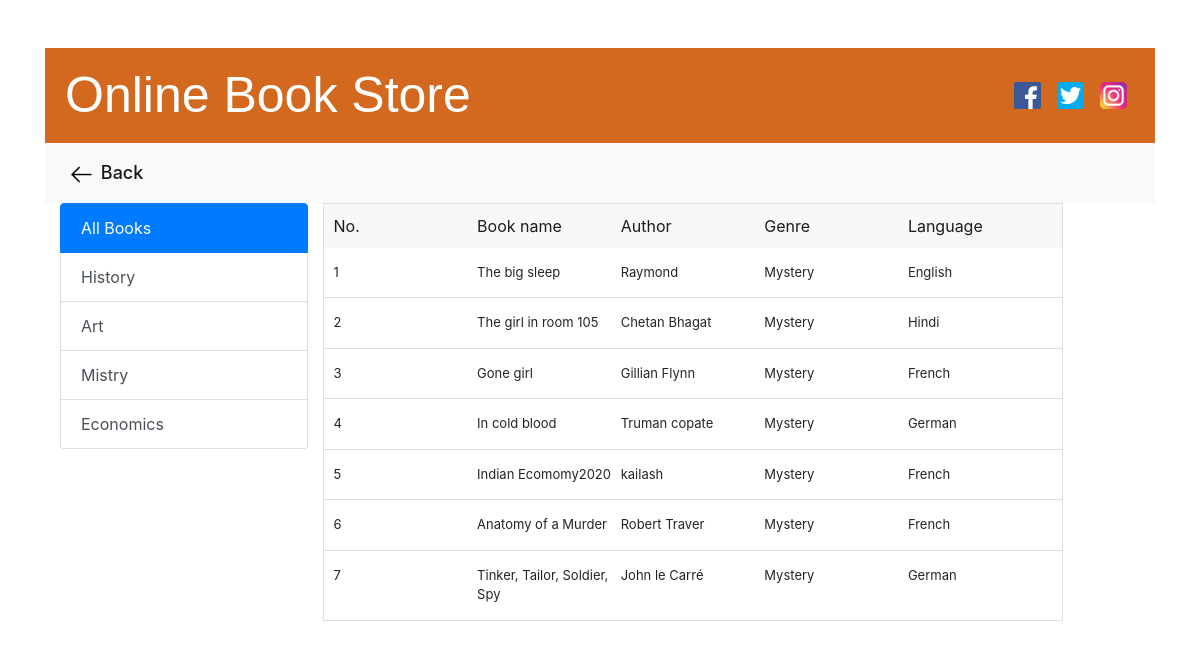
/showgenre/Mystery, run on the app's committed database.
### app1/models.py (models this page shows)
class Book(models.Model):
    idno=models.AutoField(primary_key=True)
    book_name=models.CharField(max_length=200)
    author=models.CharField(max_length=200)
    genre=models.CharField(max_length=200)
    language=models.CharField(max_length=200)

### app1/views.py (the view)
# urls.py: path("showgenre/", views.genre, name="showgenre"),
def genre(request,data=None):
    if data==None:
        genre=Book.objects.all()
    elif data=="History" or data=="Art" or data=="Mystery" or data=="Economics":
        genre= Book.objects.filter(genre=data)
    return render(request, 'showgenre.html', {"genre": genre})

### templates/showgenre.html (shortened to what this page needs)
{% extends 'common.html' %}
{% load static %}
{% block bs %}
      <div class="nav">
              <nav class="navbar navbar-expand-lg navbar-light bg-light">
  <div class="collapse navbar-collapse" id="navbarNav">
    <ul class="navbar-nav">
      <li class="nav-item active">
        <a class="nav-link" href="{% url 'main' %}"> <img src="{% static 'image/back_arrow.png' %}"> Back </a>
      </li>
    </ul>
  </div>
</nav>
          </div>
<div class="container my-5">
 <div class="row">
  <div class="col-sm-3">
<div class="list-group">
  <a href="{% url 'showgenre' %}" class="list-group-item list-group-item-action active" aria-current="true">
    All Books
  </a>
    <a href="{% url 'showgenredata' 'History' %}" class="list-group-item list-group-item-action">History</a>
    <a href="{% url 'showgenredata' 'Art' %}" class="list-group-item list-group-item-action">Art</a>
    <a href="{% url 'showgenredata' 'Mystery' %}" class="list-group-item list-group-item-action">Mistry</a>
  <a href="{% url 'showgenredata' 'Economics' %}" class="list-group-item list-group-item-action">Economics</a>
</div>
  </div>
<div class="col-sm-8">
    <div class="row">
    <div class="main_sec_new">
        <div class="fw-bold book_head_new">No.</div>
           <div class="fw-bold book_head_new">Book name</div>
            <div class="fw-bold book_head_new">Author</div>
            <div class="fw-bold book_head_new">Genre</div>
            <div class="fw-bold book_head_new">Language </div>
        </div>
        {% for x in genre %}
        <div class="book_sec_main_new">
                <div class="book_details_new">{{ forloop.counter}}</div>
                <div class="book_details_new">{{ x.book_name  }}</div>
            <div class="book_details_new">{{ x.author  }}</div>
            <div class="book_details_new">{{ x.genre  }}</div>
             <div class="book_details_new">{{ x.language  }}</div>
        </div>
        {% endfor %}
    </div>
</div>
 </div>
</div>
{% endblock %}

### templates/common.html (style rules this page uses)
.nav { width: 100%; float: left; display: inherit; }
ul.navbar-nav img { width: 25px; margin-right: 2px; }
ul.navbar-nav a.nav-link { font-size: 18px; font-weight: 500; }

### templates/showgenre.html (style rules this page uses)
.book_sec_main_new { background: border-box; width: 100%; float: left; border-bottom: 1px solid #e0dddd; border-left: 1px solid #e0dddd; border-right: 1px solid #e0dddd; padding: 10px; }
.main_sec_new { width: 100%; float: left; margin: 0; background: #f9f8f8; color: #1b1b1b; padding: 10px; border-top: 1px solid #e0dddd; border-left: 1px solid #e0dddd; border-right: 1px solid #e0dddd; }
.book_head_new { width: 20%; float: left; margin: 0; padding: 0; }
.book_details_new { width: 20%; float: left; padding: 5px 0px; font-weight: 400; text-align: left; font-size: 13px; }

### data on the page
Book: book_name "The big sleep", author "Raymond", genre "Mystery", language "English"
Book: book_name "The girl in room 105", author "Chetan Bhagat", genre "Mystery", language "Hindi"
Book: book_name "Gone girl", author "Gillian Flynn", genre "Mystery", language "French"
Book: book_name "In cold blood", author "Truman copate", genre "Mystery", language "German"
Book: book_name "Indian Ecomomy2020", author "kailash", genre "Mystery", language "French"
Book: book_name "Anatomy of a Murder", author "Robert Traver", genre "Mystery", language "French"
Book: book_name "Tinker, Tailor, Soldier, Spy", author "John le Carré", genre "Mystery", language "German"
